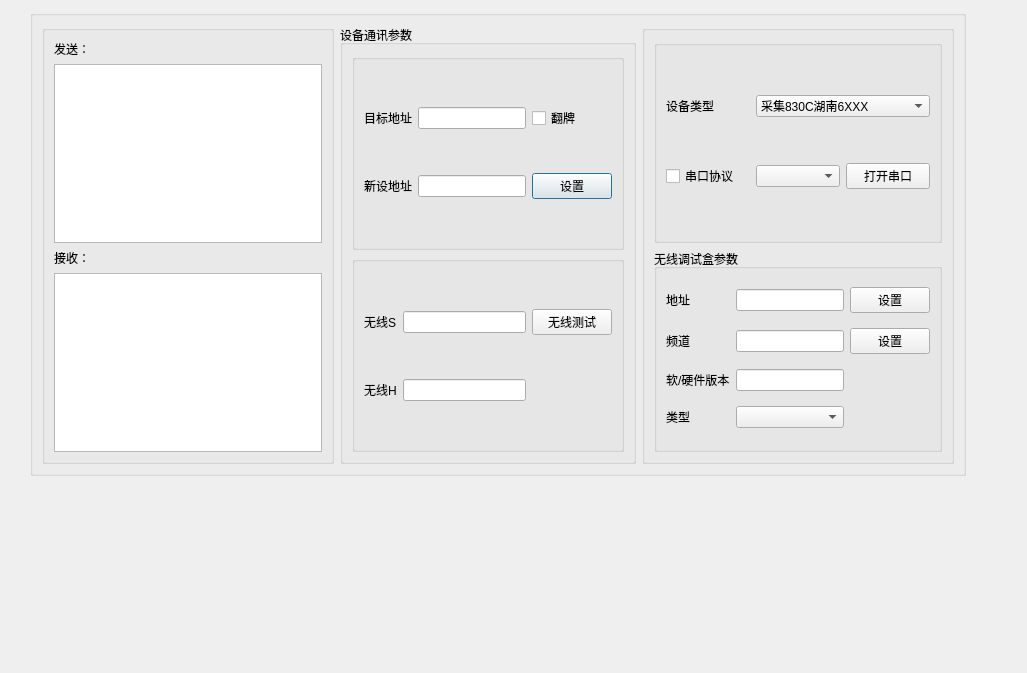
<?xml version="1.0" encoding="UTF-8"?>
<ui version="4.0">
 <class>SetDialog</class>
 <widget class="QDialog" name="SetDialog">
  <property name="geometry">
   <rect>
    <x>0</x>
    <y>0</y>
    <width>1027</width>
    <height>673</height>
   </rect>
  </property>
  <property name="windowTitle">
   <string>Dialog</string>
  </property>
  <widget class="QGroupBox" name="groupBox">
   <property name="geometry">
    <rect>
     <x>30</x>
     <y>10</y>
     <width>936</width>
     <height>466</height>
    </rect>
   </property>
   <property name="title">
    <string/>
   </property>
   <layout class="QHBoxLayout" name="horizontalLayout">
    <item>
     <widget class="QGroupBox" name="groupBox_2">
      <property name="title">
       <string/>
      </property>
      <layout class="QGridLayout" name="gridLayout">
       <item row="0" column="0">
        <widget class="QLabel" name="label">
         <property name="text">
          <string>发送：</string>
         </property>
        </widget>
       </item>
       <item row="1" column="0">
        <widget class="QTextEdit" name="textEdit"/>
       </item>
       <item row="2" column="0">
        <widget class="QLabel" name="label_2">
         <property name="text">
          <string>接收：</string>
         </property>
        </widget>
       </item>
       <item row="3" column="0">
        <widget class="QTextEdit" name="textEdit_2"/>
       </item>
      </layout>
     </widget>
    </item>
    <item>
     <widget class="QGroupBox" name="groupBox_3">
      <property name="title">
       <string>设备通讯参数</string>
      </property>
      <layout class="QGridLayout" name="gridLayout_2">
       <item row="0" column="0">
        <widget class="QGroupBox" name="groupBox_4">
         <property name="title">
          <string/>
         </property>
         <layout class="QGridLayout" name="gridLayout_4">
          <item row="0" column="0">
           <widget class="QLabel" name="label_3">
            <property name="text">
             <string>目标地址</string>
            </property>
           </widget>
          </item>
          <item row="0" column="1">
           <widget class="QLineEdit" name="lineEdit"/>
          </item>
          <item row="0" column="2">
           <widget class="QCheckBox" name="checkBox">
            <property name="text">
             <string>翻牌</string>
            </property>
           </widget>
          </item>
          <item row="1" column="0">
           <widget class="QLabel" name="label_4">
            <property name="text">
             <string>新设地址</string>
            </property>
           </widget>
          </item>
          <item row="1" column="1">
           <widget class="QLineEdit" name="lineEdit_2"/>
          </item>
          <item row="1" column="2">
           <widget class="QPushButton" name="pushButton">
            <property name="text">
             <string>设置</string>
            </property>
           </widget>
          </item>
         </layout>
        </widget>
       </item>
       <item row="1" column="0">
        <widget class="QGroupBox" name="groupBox_5">
         <property name="title">
          <string/>
         </property>
         <layout class="QGridLayout" name="gridLayout_5">
          <item row="0" column="0">
           <widget class="QLabel" name="label_5">
            <property name="text">
             <string>无线S</string>
            </property>
           </widget>
          </item>
          <item row="0" column="1">
           <widget class="QLineEdit" name="lineEdit_3"/>
          </item>
          <item row="0" column="2">
           <widget class="QPushButton" name="pushButton_2">
            <property name="text">
             <string>无线测试</string>
            </property>
           </widget>
          </item>
          <item row="1" column="0">
           <widget class="QLabel" name="label_6">
            <property name="text">
             <string>无线H</string>
            </property>
           </widget>
          </item>
          <item row="1" column="1">
           <widget class="QLineEdit" name="lineEdit_4"/>
          </item>
         </layout>
        </widget>
       </item>
      </layout>
     </widget>
    </item>
    <item>
     <widget class="QGroupBox" name="groupBox_6">
      <property name="title">
       <string/>
      </property>
      <layout class="QGridLayout" name="gridLayout_6">
       <item row="0" column="0">
        <widget class="QGroupBox" name="groupBox_7">
         <property name="title">
          <string/>
         </property>
         <layout class="QGridLayout" name="gridLayout_3">
          <item row="0" column="0">
           <widget class="QLabel" name="label_7">
            <property name="text">
             <string>设备类型</string>
            </property>
           </widget>
          </item>
          <item row="0" column="1" colspan="2">
           <widget class="QComboBox" name="comboBox">
            <item>
             <property name="text">
              <string>采集830C湖南6XXX</string>
             </property>
            </item>
           </widget>
          </item>
          <item row="1" column="0">
           <widget class="QCheckBox" name="checkBox_2">
            <property name="text">
             <string>串口协议</string>
            </property>
           </widget>
          </item>
          <item row="1" column="1">
           <widget class="QComboBox" name="comboBox_2"/>
          </item>
          <item row="1" column="2">
           <widget class="QPushButton" name="pushButton_3">
            <property name="text">
             <string>打开串口</string>
            </property>
           </widget>
          </item>
         </layout>
        </widget>
       </item>
       <item row="1" column="0">
        <widget class="QGroupBox" name="groupBox_8">
         <property name="title">
          <string>无线调试盒参数</string>
         </property>
         <layout class="QGridLayout" name="gridLayout_7">
          <item row="0" column="0">
           <widget class="QLabel" name="label_9">
            <property name="text">
             <string>地址</string>
            </property>
           </widget>
          </item>
          <item row="0" column="1">
           <widget class="QLineEdit" name="lineEdit_5"/>
          </item>
          <item row="0" column="2">
           <widget class="QPushButton" name="pushButton_4">
            <property name="text">
             <string>设置</string>
            </property>
           </widget>
          </item>
          <item row="1" column="0">
           <widget class="QLabel" name="label_10">
            <property name="text">
             <string>频道</string>
            </property>
           </widget>
          </item>
          <item row="1" column="1">
           <widget class="QLineEdit" name="lineEdit_6"/>
          </item>
          <item row="1" column="2">
           <widget class="QPushButton" name="pushButton_5">
            <property name="text">
             <string>设置</string>
            </property>
           </widget>
          </item>
          <item row="2" column="0">
           <widget class="QLabel" name="label_11">
            <property name="text">
             <string>软/硬件版本</string>
            </property>
           </widget>
          </item>
          <item row="2" column="1">
           <widget class="QLineEdit" name="lineEdit_7"/>
          </item>
          <item row="3" column="0">
           <widget class="QLabel" name="label_12">
            <property name="text">
             <string>类型</string>
            </property>
           </widget>
          </item>
          <item row="3" column="1">
           <widget class="QComboBox" name="comboBox_3"/>
          </item>
         </layout>
        </widget>
       </item>
      </layout>
     </widget>
    </item>
   </layout>
  </widget>
 </widget>
 <resources/>
 <connections/>
</ui>
